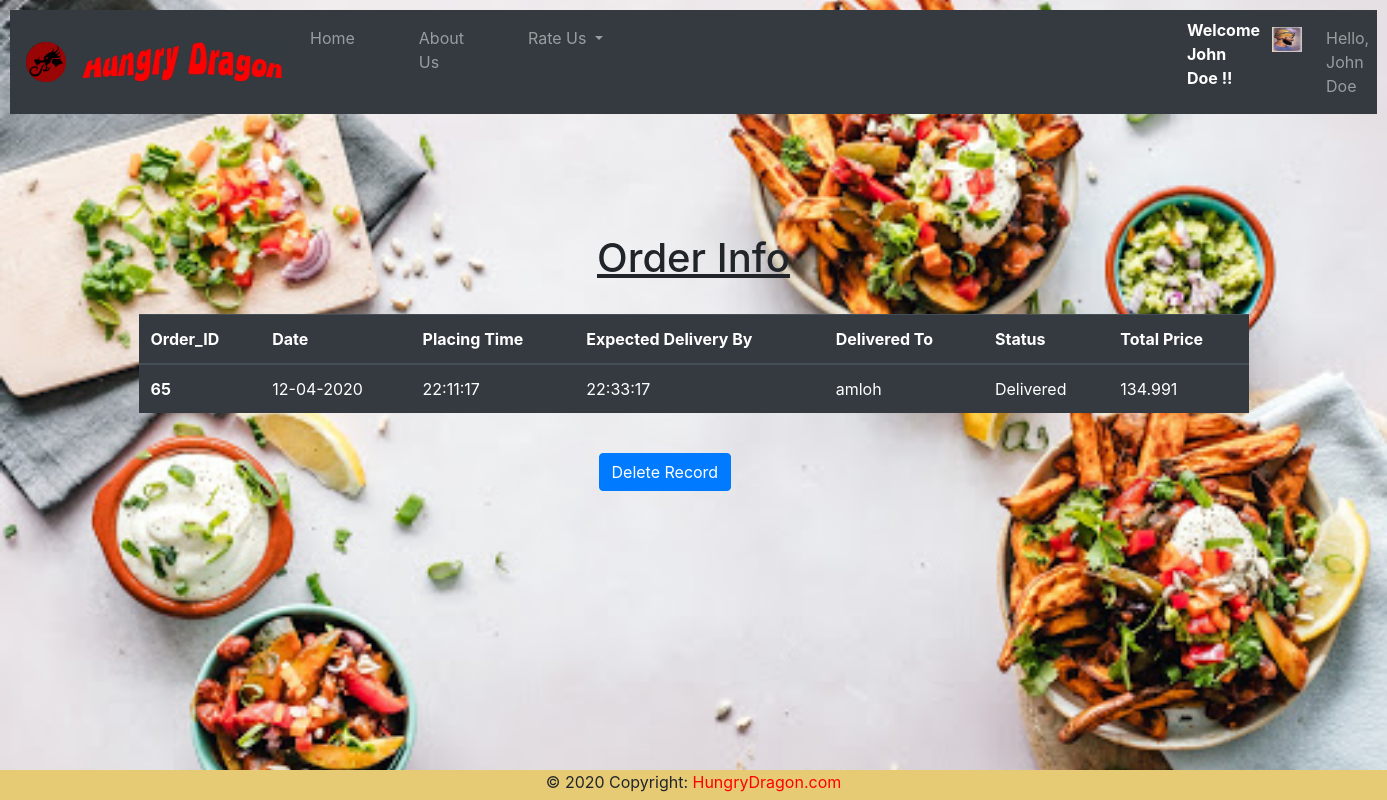
/user/order_details/65/ (signed in), run on the app's committed database.
### cust/models.py (models this page shows, shortened)
class Client(models.Model):
    user=models.OneToOneField(User,on_delete=models.CASCADE)
    phone=models.CharField(max_length=14)
    address=models.CharField(max_length=200)
    city=models.CharField(max_length=40)
    prime=models.BooleanField(default=False)
    state=models.CharField(max_length=40)
    image=models.FileField(upload_to="clients/images/")

### Order/models.py (models this page shows, shortened)
class Order(models.Model):
	order_id=models.AutoField(primary_key=True,unique=True)
	quantity=models.IntegerField(default=1)
	user=models.ForeignKey(Client, on_delete=models.CASCADE)
	cuisine=models.ForeignKey(MainDish, on_delete=models.CASCADE)
	placed_time=models.CharField(default='',max_length=60)
	placed_date=models.CharField(default='',max_length=60)
	delivery_time=models.CharField(default='',max_length=60)
	delivery_date=models.CharField(default='',max_length=60)
	delivery_datetime=models.CharField(default='',max_length=100)
	total_price=models.DecimalField(default=0,decimal_places=3,max_digits=15)

### cust/views.py (the view)
# urls.py: path('order_details/<int:my_id>/',views.order_details,name="order_details"),
def order_details(request,my_id):
    username=request.user.username
    user=User.objects.get(username=username)
    client=Client.objects.get(user=user)
    time_now=datetime.datetime.now()
    now=time_now.strftime("%m-%d-%Y %H:%M:%S")
    order=Order.objects.get(order_id=my_id, user=client)
    context={'client':client,'order':order,'time_now':now}
    return render(request,'order_details.html',context)

### templates/order_details.html (shortened to what this page needs)
{% extends 'base.html' %}
{% load static %}
{% block body %}
<br><br><br><br><br>
<center><u><b><h1>Order Info</h1></b></u></center>
<br>
<div class="container">
<table class="table table-dark">
    <thead>
      <tr>
        <th scope="col">Order_ID</th>
        <th scope="col">Date</th>
        <th scope="col">Placing Time</th>
        <th scope="col">Expected Delivery By</th>
        <th  scope="col">Delivered To</th>
        <th scope="col">Status</th>
        <th scope="col">Total Price</th>
      </tr>
    </thead>
    <tbody>
      <tr>
        <th scope="row">{{order.order_id}}</th>
        <td>{{order.placed_date}}</td>
        <td>{{order.placed_time}}</td>
        <td>{{order.delivery_time}}</td>
        <td>{{order.user.address}}</td>
        <td>{% if time_now >= order.delivery_datetime %}Delivered{% else %}Pending{% endif %}</td>
        <td>{{order.total_price}}</td>
      </tr>
    </tbody>
  </table>
  <br>
  <a href="/order/delete/{{order.order_id}}" title="Deletes only the record not the order."><button type="submit"  class="btn btn-primary" style="margin-left:460px;">Delete Record</button></a>
</div>
{% endblock %}

### templates/base.html (shortened to what this page needs)
<!doctype html>
{% load static %}
<html lang="en">
  <head>
    <link rel="stylesheet" href="{% static 'CSS/bootstrap.min.css' %}" >
  </head>
  <body>
    <nav class="navbar navbar-expand-lg navbar-dark bg-dark" style="color:black; background-color: lightcoral;">
      <a class="navbar-brand" href="{% static 'Images/MainDragon.png' %}"><img src="{% static 'Images/MainDragon.png' %}" width="40px" height="40px"></a>
      <a class="navbar-brand pr-1" href="\"><img src="{% static 'Images/FinalImage.jpg' %}" width="200px" height="40px"></a>
  <div class="collapse navbar-collapse" id="navbarSupportedContent">
    <ul class="navbar-nav mr-auto">
      <li {% if request.path == "/" %}class="nav-item active pr-5"{% else %}class="nav-item pr-5"{% endif %}>
        <a class="nav-link" href="\">Home <span class="sr-only">(current)</span></a>
      </li>
      <li {% if request.path == "/about/" %}class="nav-item active pr-5"{% else %}class="nav-item pr-5"{% endif %}>
        <a class="nav-link" href="/about">About Us</a>
      </li>
      <li class="nav-item dropdown pr-5">
        <a class="nav-link dropdown-toggle" href="#" id="navbarDropdown" role="button" data-toggle="dropdown" aria-haspopup="true" aria-expanded="false">
          Rate Us
        </a>
       {% if user.is_authenticated %}
       <li class="nav-item dropdown pr-5">
      </li>
      <li class="nav-item ml-6 pl-6">
<b><marquee style="color:white">Welcome {{client.user.username}} !!</marquee></b></h3>
       </li>
       <li class="nav-item pl-1">
         <a class="nav-link" href="{{ client.image.url }}"><img src="{{ client.image.url }}" alt="" width=30px height=25px></a>
       </li>
	   <li class="nav-item dropdown pl-2">
        <a class="nav-link dropdown" href="#" id="navbarDropdown" role="button" data-toggle="dropdown" aria-haspopup="true" aria-expanded="false">
          Hello, {{ user.get_username }}
        </a>
      </li>
        </li>
    {% endif %}
</ul>
  </div>
</nav>
{% block body %}
{% endblock %}
    <center>
<footer class="page-footer font-small blue">
  <div class="footer-copyright text-center">© 2020 Copyright:
    <a href="\" style="color:red"> HungryDragon.com</a>
  </div>
</footer>
</center>
  </body>
</html>

### data on the page
Client: user.username "John Doe", image (picture)
Order: order_id "65", placed_date "12-04-2020", placed_time "22:11:17", delivery_time "22:33:17", user.address "amloh", total_price "134.991"

### other printed values
{{ user.get_username }} "John Doe"
